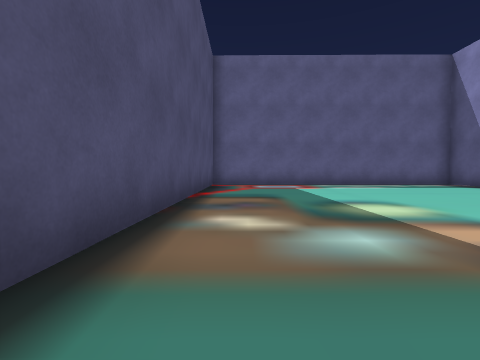
view 1 (above)

23 first-person views from a walk through a 3-D level made in the Unity game engine. The camera is 0.51 m above the floor, tilts 2° down and sees 85° across. The floor is counted in squares, 1 m on a side. Each view is taken from the middle of a square. On the plan, view 1 faces up. The plan holds only what a view shows up to about 9 squares ahead; the rest is blank. The place goes on beyond the plan.

view 2
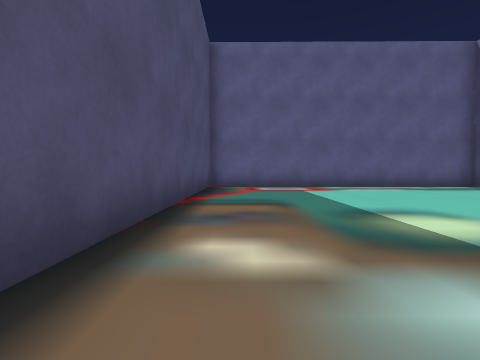

view 3
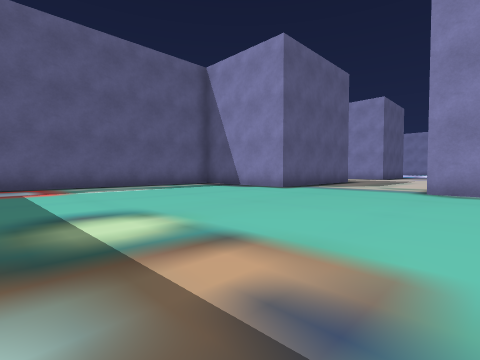

view 4
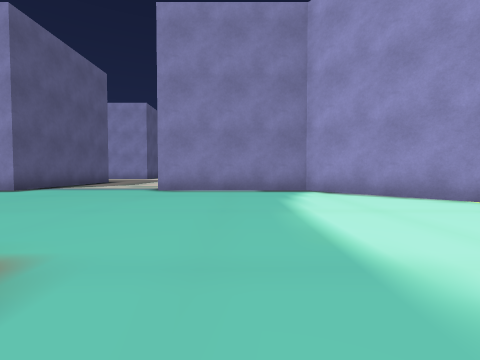

view 5
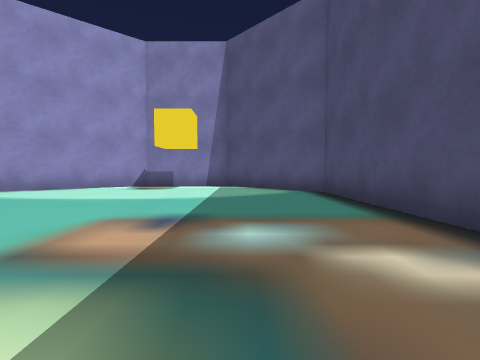

view 6
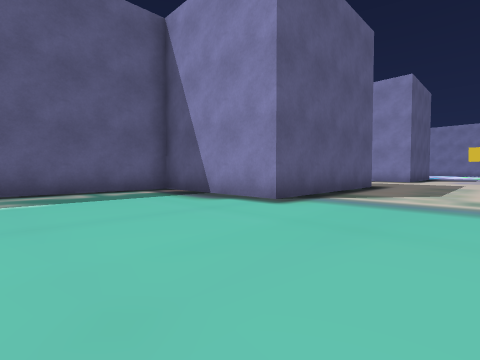

view 7
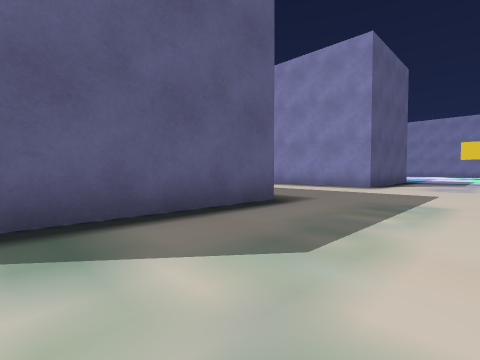

view 8
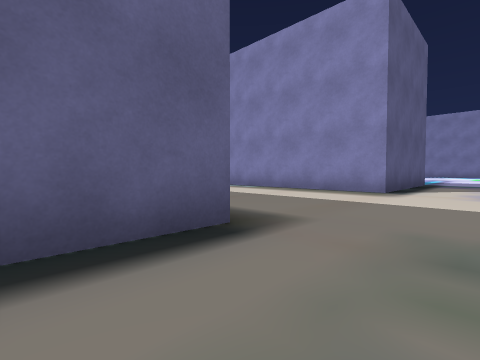

view 9
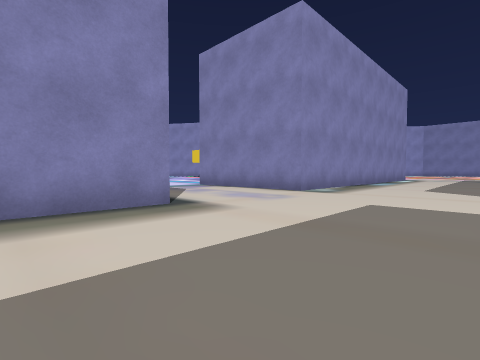

view 10
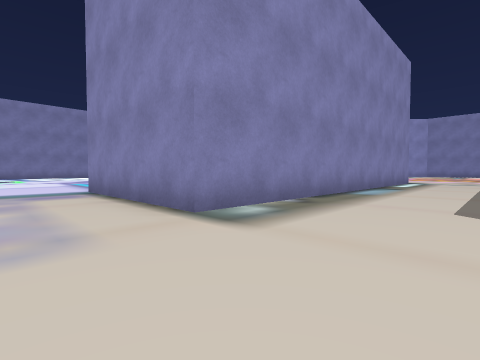

view 11
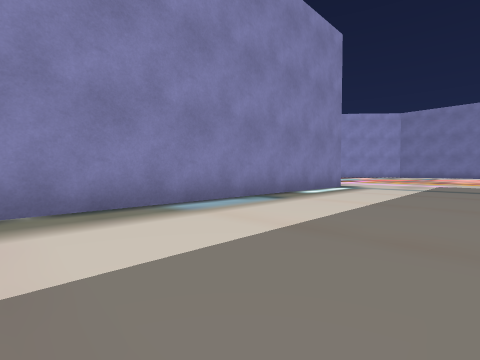

view 12
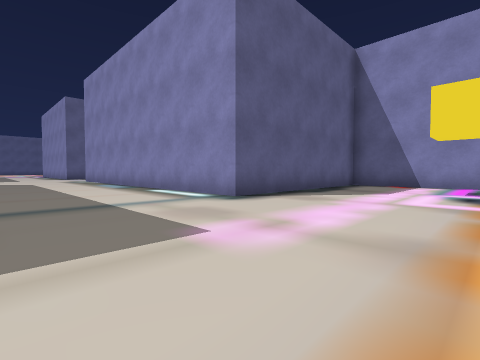

view 13
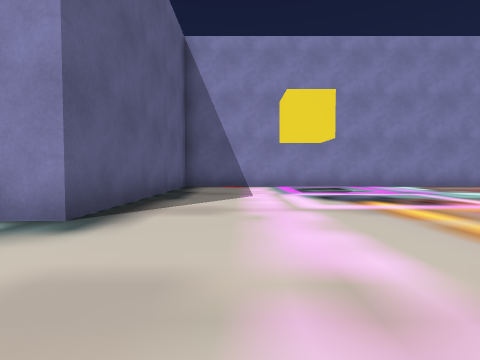

view 14
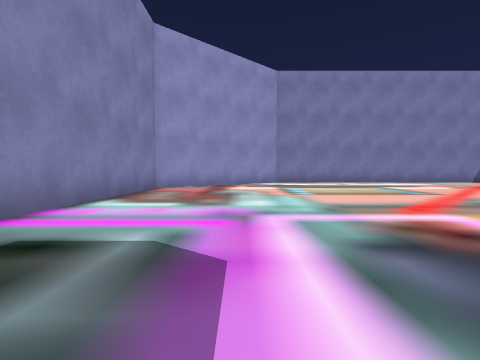

view 15
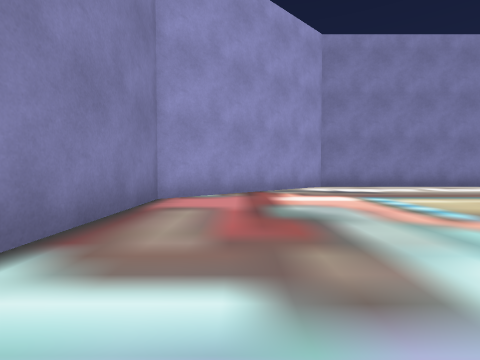

view 16
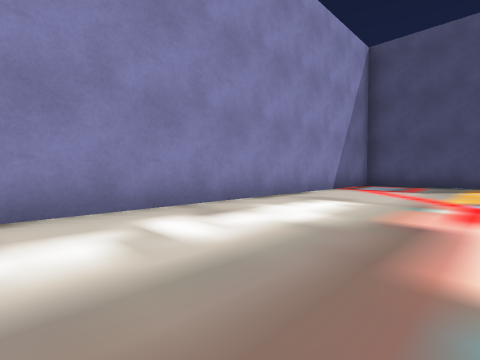

view 17
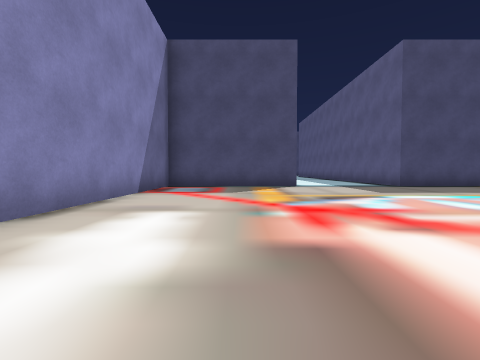

view 18
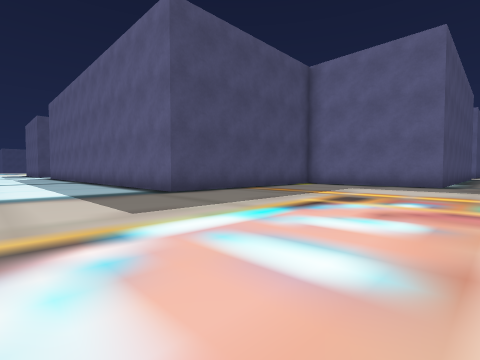

view 19
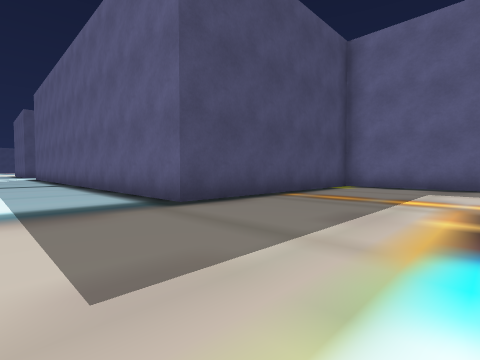

view 20
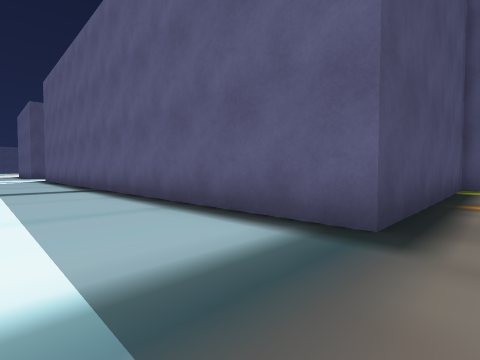

view 21
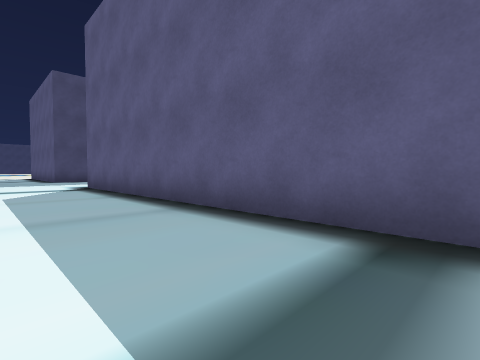

view 22
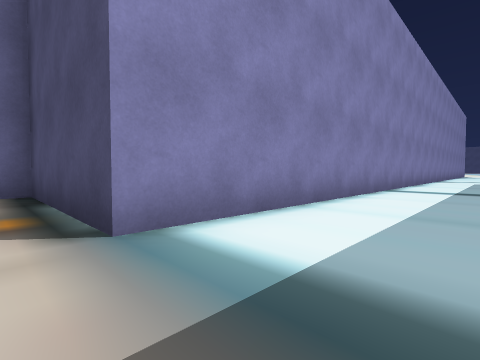

view 23
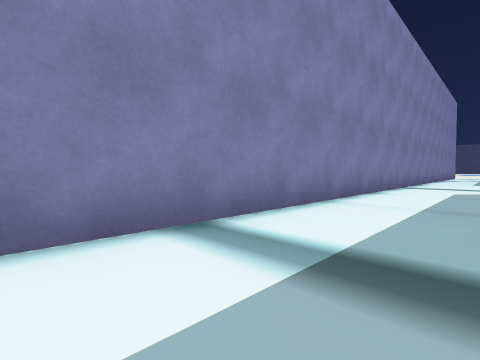

### Floor plan
Points are (right, up) in squares from view 1. A wall is a line through its corners. A room is listed if a view was taken in it or the views show most of it. See-through windows are left out.
Room 1 (views 1, 2, 3, 4, 5, 6)
walls: (7.8, 5.9) (7.8, 9.8) (-1, 9.9) (-1, -2.2) (1.4, -4.8) (4.1, -4.8) (7.8, -1.7) (7.8, 2.2)
ways out: opening at (8, 4) to room 2
Room 2 (views 7, 8, 9, 10, 11, 12, 13, 14, 15, 16, 17, 18, 19, 20, 21, 22, 23)
walls: (12.8, -6.5) (12.8, -8.2) (8.3, -8.2) (8.3, -14.7) (-6.9, -14.7); (12.8, 5.9) (7.8, 5.9); (21.9, 5.9) (17.6, 5.9) (17.6, 10.1); (-7.6, -18.1) (8.3, -18.1) (8.3, -22.4) (19.4, -22.4) (23.5, -18.7) (23.5, -8.2) (17.6, -8.2) (17.6, 2.1) (22, 2.1)
ways out: opening at (8, 4) to room 1; opening at (-7.7, -16)

Positions as (right, up) in squares from view 1, and headings:
1: (0, 0), facing up
2: (0, 1), facing up
3: (1, 1), facing up-right
4: (1, 0), facing right
5: (1, 4), facing down
6: (4, 3), facing up-right
7: (9, 3), facing up-right
8: (11, 4), facing up-right
9: (14, 8), facing down-right
10: (15, 4), facing down-right
11: (14, 0), facing down-right
12: (14, -12), facing up-right
13: (15, -10), facing right
14: (21, -11), facing down
15: (22, -14), facing down
16: (18, -19), facing down-left
17: (17, -20), facing left
18: (14, -18), facing up-left
19: (12, -17), facing up-left
20: (9, -17), facing up-left
21: (2, -17), facing up-left
22: (9, -16), facing down-left
23: (3, -16), facing down-left
